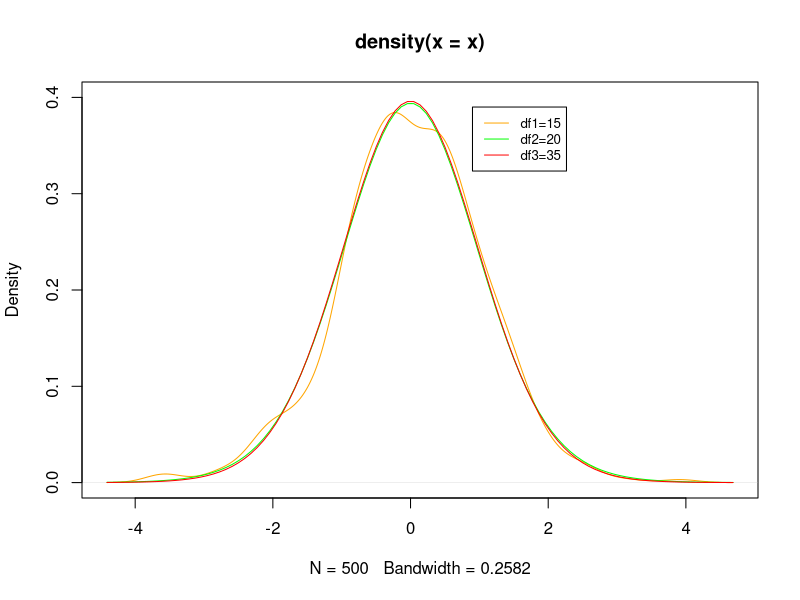

Reproduce this figure in R.
# t distribution
set.seed(1822021)
x <- rt(500, 15)
#hist(x, prob=TRUE,ylim = c(0,0.45))
plot( density(x), col="Orange",ylim = c(0,0.4))
curve(dt(x, 20), col = "Green", add=TRUE)
curve(dt(x, 35), col = "Red", add = TRUE)

legend(.9,0.39, legend = c("df1=15", "df2=20", "df3=35"),col=c("Orange", "Green","Red"), lty=1, cex = .8)
